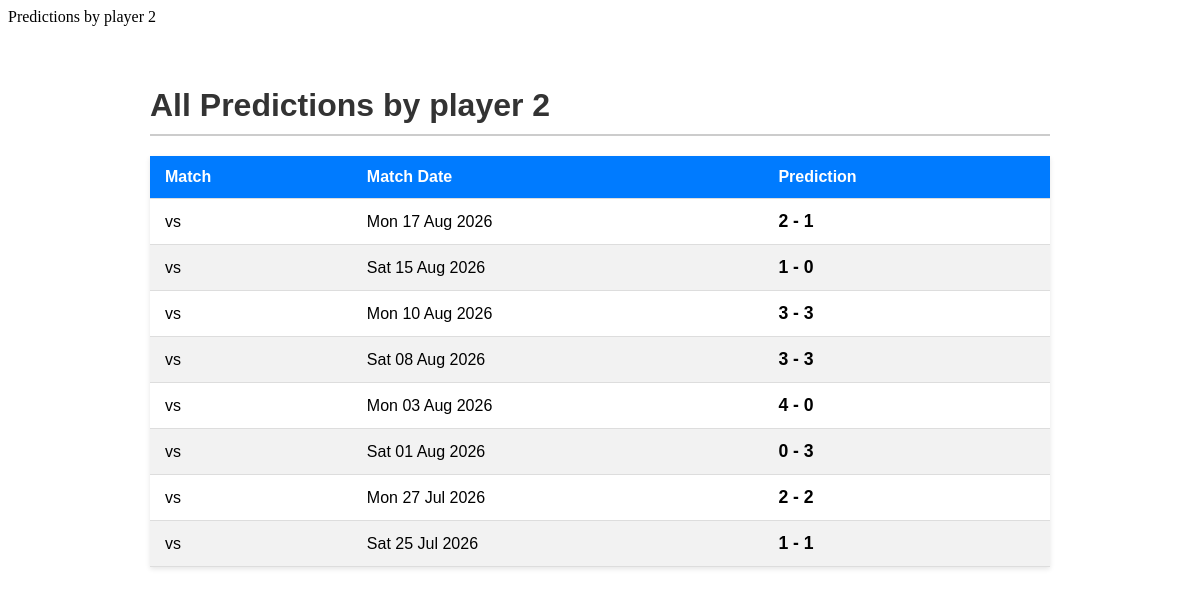
The page /leaderboard/profile/player 2/ on the database as committed earlier.
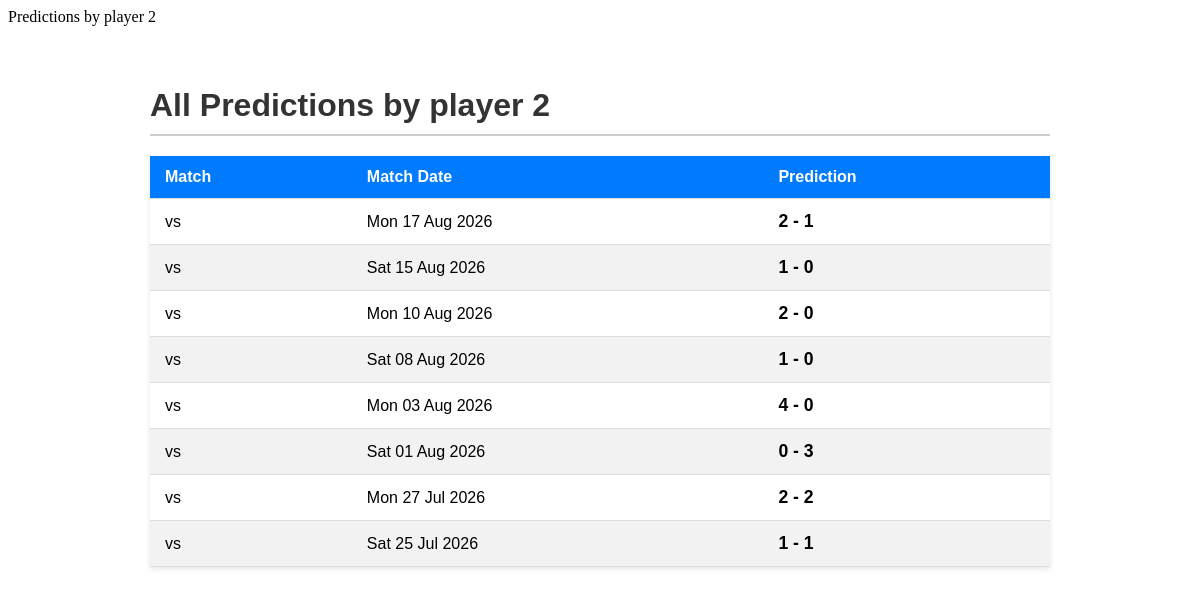
The same page on the database as committed later.
### predictions/models.py (models this page shows, shortened)
class Prediction(models.Model):
    user = models.ForeignKey(
        settings.AUTH_USER_MODEL, on_delete=models.CASCADE, default=None
    )
    match = models.ForeignKey(Match, on_delete=models.CASCADE)
    predicted_home_score = models.IntegerField()
    predicted_away_score = models.IntegerField()
    created_at = models.DateTimeField(auto_now_add=True)
    points = models.PositiveIntegerField(default=0, db_index=True)

class Match(models.Model):
    match_id = models.IntegerField(null=True, unique=True)
    home_team = models.CharField(max_length=100)
    away_team = models.CharField(max_length=100)
    match_date = models.DateField()
    home_score = models.IntegerField(null=True, blank=True)
    away_score = models.IntegerField(null=True, blank=True)
    league = models.CharField(max_length=100, default="")
    predicted = models.BooleanField(default=False)
    postponed = models.BooleanField(default=False)

### leaderboard/views.py (the view)
# urls.py: path("profile/<str:username>/", views.profile, name = "profile")
def profile(request, username):
    today = timezone.now()
    this_week = get_match_week_start(today)
    profile_user = get_object_or_404(User, username=username)
    predictions = (
        Prediction.objects
        .filter(user__username=username)
        .select_related("match")
        .order_by("-match__match_date")
    )
    predictions_final = [
        p for p in predictions
        if get_match_week_start(p.match.match_date) != this_week
    ]
    return render(request, "leaderboard/profile.html", {
        "profile_user": profile_user,
        "predictions": predictions_final,
    })

### leaderboard/views.py (called while the page is built)
def get_match_week_start(d):
    weekday = d.weekday()  # Monday=0 ... Sunday=6
    if weekday != 0 and weekday <= 3:  # Tue(1)-Thu(3) belong to the NEXT week
        return d + datetime.timedelta(days=4 - weekday)
    days_since_friday = (weekday - 4) % 7
    return d - datetime.timedelta(days=days_since_friday)

### leaderboard/templates/leaderboard/profile.html (shortened to what this page needs)
{% block title %}Predictions by {{ profile_user.username }}{% endblock %}
{% block content %}
<div class="content-container">
    <h1>All Predictions by {{ profile_user.username }}</h1>
    <table class="predictions-table">
        <thead>
            <tr>
                <th>Match</th>
                <th>Match Date</th>
                <th>Prediction</th>
            </tr>
        </thead>
        <tbody>
            {% for prediction in predictions %}
                <tr>
                    <td>
                        {{ prediction.match.home_team.name }} vs {{ prediction.match.away_team.name }}
                    </td>
                    <td>
                        {{ prediction.match.match_date|date:"D d M Y" }}
                    </td>
                    <td class="prediction-score">
                        {{ prediction.predicted_home_score }} - {{ prediction.predicted_away_score }}
                    </td>
                </tr>
            {% empty %}
                <tr>
                    <td colspan="3">
                        <p class="no-predictions">{{ profile_user.username }} has not made any predictions yet.</p>
                    </td>
                </tr>
            {% endfor %}
        </tbody>
    </table>
</div>
{% endblock %}

Rows that differ between the two databases and show on the page:
changed Prediction "Mon 10 Aug 2026": predicted_home_score "3" → "2"; predicted_away_score "3" → "0"
changed Prediction "Sat 08 Aug 2026": predicted_home_score "3" → "1"; predicted_away_score "3" → "0"
